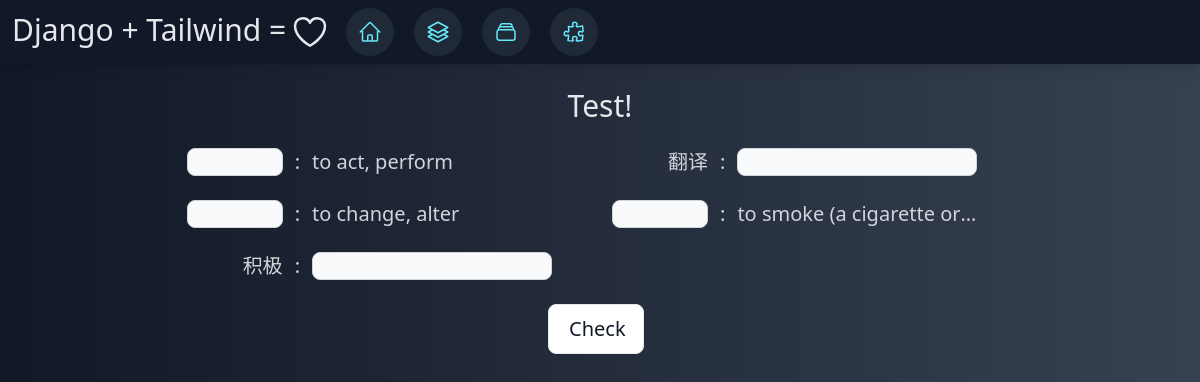
The app's page /test/2 with its own data.
### carddeck/models.py (models this page shows, shortened)
class Card(models.Model):
    word = models.CharField(max_length=100)
    group = models.ForeignKey(CardGroup, on_delete=models.CASCADE)
    explanation = models.CharField(max_length=100)
    level = models.IntegerField(default=0)

### carddeck/views.py (the view)
# urls.py: path("test/<int:group_id>", views.test_one, name="test_one"),
def test_one(request, group_id):
    group = CardGroup.objects.get(id=group_id)
    rands = [bool(random.getrandbits(1)) for _ in range(group.card_set.all().count())]
    cards_rand = [(model_to_dict(card), rand) for card, rand
                  in zip(group.card_set.all().order_by("?"), rands)]
    js_cards_rands = json.dumps(cards_rand)
    context = {
        "cards_rand": cards_rand,
        "js_cards_rands": js_cards_rands,
    }
    return render(request, "pages/test.html", context)

### carddeck/templates/pages/test.html (shortened to what this page needs)
{% extends "base.html" %}
{% block content %}
<div class="flex flex-col items-center mt-6 gap-y-3">
  <div>
    <span class="text-gray-200 text-3xl">Test!</span>
  </div>
  <ul class="grid grid-cols-1 lg:grid-cols-2 xl:grid-cols-3">
    {% for card, bool in cards_rand %}
    <li class="grid grid-flow-col relative space-x-3 m-3">
      {% if bool %}
      <p class="w-24 text-right text-gray-300 text-xl">{{card.word}}</p>
      <p class="text-blue-200 text-xl">:</p>
      <input id="{{ card.id }}" class="input-info w-60 text-left">
      {% else %}
      <input id="{{ card.id }}" class="input-info w-24 text-right">
      <p class="text-xl text-blue-200">:</p>
      <p class="w-60 text-xl line-clamp-1 text-gray-300">{{card.explanation}}</p>
      {% endif %}
    </li>
    {% endfor %}
  </ul>
  <div>
    <button onclick="checkTest()" id="check-btn" class="check-btn btn w-24 py-2.5 px-5 mr-2 mb-2">
      Check</button>
  </div>
</div>
{% endblock %}

### records on screen
Card: explanation "to act, perform"
Card: word "翻译"
Card: explanation "to change, alter"
Card: explanation "to smoke (a cigarette or…"
Card: word "积极"
